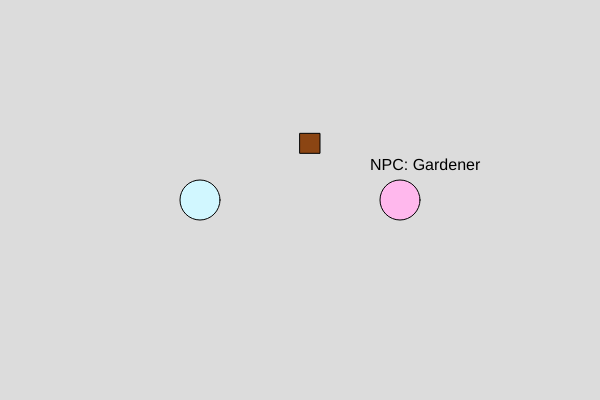
Frame 1 (no input)
Frame 60 (no input): identical to frame 1, image omitted
Frame 120 (the mouse pressed at the canvas centre since frame 60): identical to frame 1, image omitted

The p5.js sketch that drew this single still picture (run headless with seeded random() and noise() and a simulated clock; from frame 60 on, the mouse is pressed at the canvas centre):

// p5.js sketch
// ── sketch.js
let player, npc, clown, student;
let showMenu = false;
let selectedOption = null; // stores players dialogue choices
let inventory = [];
let showInventory = false;
let book, cheapRecipes, inconvenienceBook;
let bookCollected = false;
let currentRoom = "mainRoom"; // keeping track of the current room
let childrenLibrary = false;

function setup() {
  createCanvas(600, 400);

  // player positions
  player = createVector(width / 3, height / 2);

  // npc positions
  npc = createVector((2 * width) / 3, height / 2); // gardener
  clown = createVector(width / 2, height / 2 + 50); // class clown (in the children's library)
  student = createVector(width / 2 - 100, height / 2 + 150); // broke student (in the children's library)

  // define book positions
  book = createVector(width / 2, height / 3); // gardening book (in the main room)
  cheapRecipes = createVector(width / 3, height / 3); // cheap recipes (in the children's library)
  inconvenienceBook = createVector(width / 3, height / 2); // How to Inconvenience Your Classmates (in the children's library)
}

function draw() {
  background(220);

  // drawing room elements based on the current room
  if (currentRoom === "mainRoom") {
    // main room elements: player, npc, and the gardening book
    fill(255, 184, 237);
    ellipse(npc.x, npc.y, 40, 40);
    fill(0);
    textSize(16);
    text("NPC: Gardener", npc.x - 30, npc.y - 30);

    // draw gardening book (only if not collected)
    if (!bookCollected) {
      fill(139, 69, 19);
      rect(book.x, book.y, 20, 20);
    }
  } else if (currentRoom === "childrenLibrary") {
    // children's library elements: class clown, broke Student, and books
    fill(255, 184, 237);
    ellipse(clown.x, clown.y, 40, 40);
    fill(0);
    textSize(16);
    text("NPC: Clown", clown.x - 30, clown.y - 30);

    fill(255, 184, 237);
    ellipse(student.x, student.y, 40, 40);
    fill (0);
    textSize (16);
    text("NPC: Broke Student", student.x - 30, student.y - 30);

    // books (if not yet collected)
    if (!inventory.includes("Cheap Recipes")) {
      fill(139, 69, 19);
      rect(cheapRecipes.x, cheapRecipes.y, 20, 20);
    }

    if (!inventory.includes("How to Inconvenience Your Classmates")) {
      fill(139, 69, 19);
      rect(inconvenienceBook.x, inconvenienceBook.y, 20, 20);
    }
  }

  // draw player
  fill(209, 247, 255);
  ellipse(player.x, player.y, 40, 40);

  // check if player touches npc (and show dialogue menu)
  if (dist(player.x, player.y, npc.x, npc.y) < 30) {
    showMenu = true;
  } else if (dist(player.x, player.y, clown.x, clown.y) < 30) {
    showMenu = true;
  } else if (dist(player.x, player.y, student.x, student.y) < 30) {
    showMenu = true;
  } else {
    showMenu = false;
    selectedOption = null; // reset choice when player moves away
  }

  // dialogue menu
  if (showMenu) {
    fill(255);
    rect(50, height - 120, 500, 100, 10);
    fill(0);
    textSize(16);
    text("Dialogue options:", 70, height - 90);

    fill(200);
    rect(70, height - 60, 100, 30, 5);
    rect(180, height - 60, 100, 30, 5);
    rect(290, height - 60, 100, 30, 5);

    fill(0);
    text("1. Inquire", 100, height - 40);
    text("2. Challenge", 200, height - 40);
    text("3. Accuse", 320, height - 40);
  }

  // display selected dialogue response
  if (selectedOption) {
    fill(255);
    rect(50, height - 160, 500, 40, 10);
    fill(0);
    textSize(16);

    // gardener npc dialogue
    if (dist(player.x, player.y, npc.x, npc.y) < 60) {
      if (selectedOption === "inquire") {
        text("NPC: I'm borrowing a book on gardening.", 70, height - 135);
      } else if (selectedOption === "challenge") {
        text("NPC: I borrowed it last week!! >:(", 70, height - 135);
      } else if (selectedOption === "accuse") {
        text("GAME OVER", 70, height - 135);
        noLoop(); // stops loop/ game over)
      }
    }

    // class clown npc dialogue
    if (dist(player.x, player.y, clown.x, clown.y) < 60) {
      if (selectedOption === "inquire") {
        text("NPC: I put in a lot of research into being a nuisance.", 70, height - 135);
      } else if (selectedOption === "challenge") {
        text("NPC: I borrowed it last week!! >:(", 70, height - 135);
      } else if (selectedOption === "accuse") {
        text("GAME OVER", 70, height - 135);
        noLoop(); // stops the game (game over)
      }
    }  

    // broke student dialogue
    if (dist(player.x, player.y, student.x, student.y) < 60) {
      if (selectedOption === "inquire") {
        text("NPC: I borrowed a Cheap Recipes book.", 70, height - 135);
      } else if (selectedOption === "challenge") {
        text("NPC: I borrowed it last week!! >:(", 70, height - 135);
      } else if (selectedOption === "accuse") {
        text("GUILTY", 70, height - 135);
    
      }
    }
  }

  // inventory display
  if (showInventory) {
    fill(255);
    rect(50, 50, 300, 150, 10);
    fill(0);
    textSize(16);
    text("Inventory:", 70, 80);
    for (let i = 0; i < inventory.length; i++) {
      text("- " + inventory[i], 70, 100 + i * 20);
    }
  }
}

function keyPressed() {
  let speed = 10;
  if (key === 'w' || key === 'W') player.y -= speed;
  if (key === 's' || key === 'S') player.y += speed;
  if (key === 'a' || key === 'A') player.x -= speed;
  if (key === 'd' || key === 'D') player.x += speed;

  // Dialogue choices
  if (showMenu) {
    if (key === '1') {
      selectedOption = "inquire";
    } else if (key === '2') {
      selectedOption = "challenge";
    } else if (key === '3') {
      selectedOption = "accuse";
    }
  }

  // toggle inventory
  if (key === 'i' || key === 'I') {
    showInventory = !showInventory;
  }

  // checking if player has collected the books
  if (dist(player.x, player.y, book.x, book.y) < 30 && !bookCollected) {
    bookCollected = true;
    inventory.push("Gardening Book");
  }

  if (dist(player.x, player.y, cheapRecipes.x, cheapRecipes.y) < 30 && !inventory.includes("Cheap Recipes")) {
    inventory.push("Cheap Recipes");
  }

  if (dist(player.x, player.y, inconvenienceBook.x, inconvenienceBook.y) < 30 && !inventory.includes("How to Inconvenience Your Classmates")) {
    inventory.push("How to Inconvenience Your Classmates");
  }

  // press r to switch rooms, will change once we have tiles
  if (key === 'r' || key === 'R') {
    currentRoom = currentRoom === "mainRoom" ? "childrenLibrary" : "mainRoom";
  }
}

// ── style.css
html, body {
  margin: 0;
  padding: 0;
}

canvas {
  display: block; 
 
}
